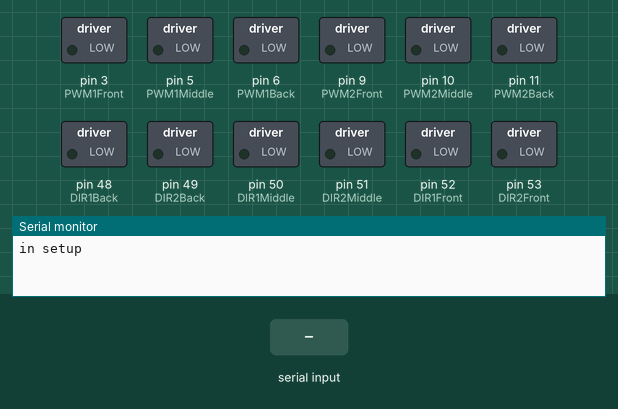
Bench run of a sketch on a simulated Arduino Mega 2560, built with avr-gcc and run on an emulated ATmega2560. Shown: switched loads named in the sketch (green lamp = pin HIGH), the last lines printed to the serial monitor. The test bench sets the inputs (shaded band).

Above: at 1.2 s.
1.3 s: "90,45\n" received over Serial
At 4.0 s:
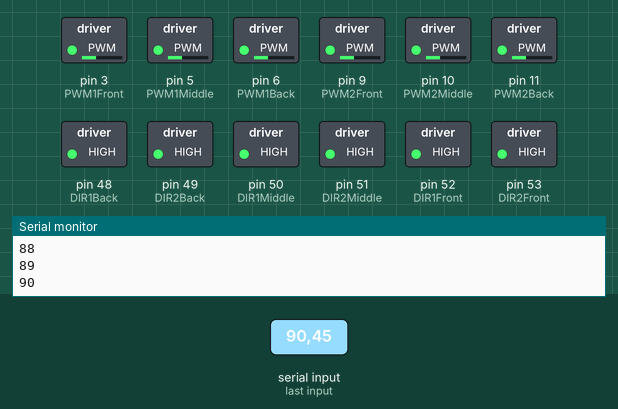
4.3 s: "2" received over Serial
At 6.3 s:
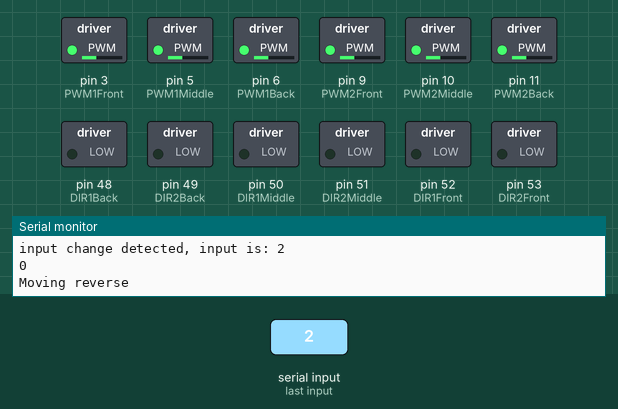
6.8 s: "3" received over Serial
At 8.2 s:
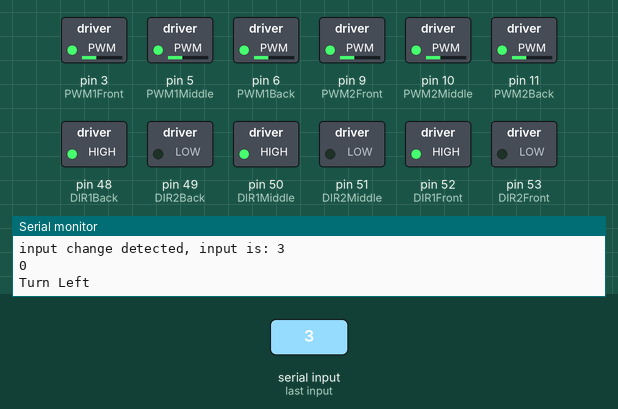
9.3 s: "4" received over Serial
At 11.3 s:
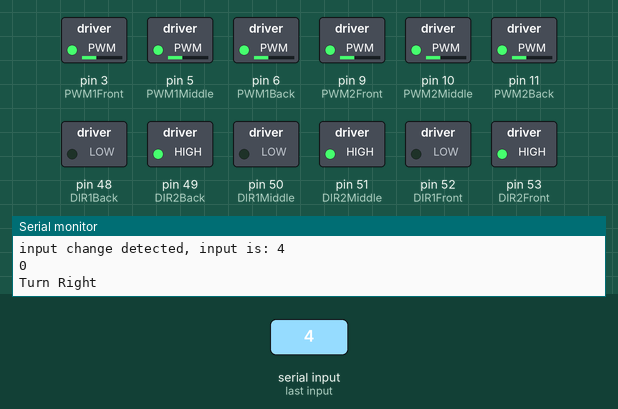
11.8 s: "200\n" received over Serial
At 14.6 s:
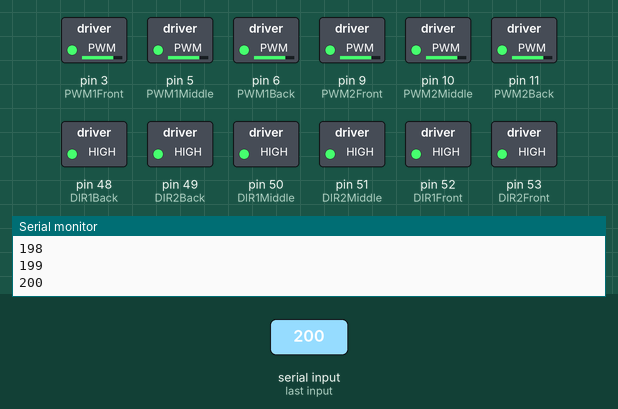
14.8 s: "2" received over Serial
At 16.7 s:
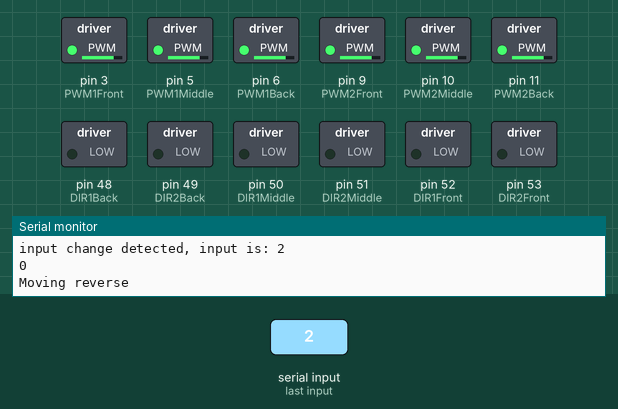
Timing chart, 0 to 18.2 s (numbered marks = the images above; inputs shaded):
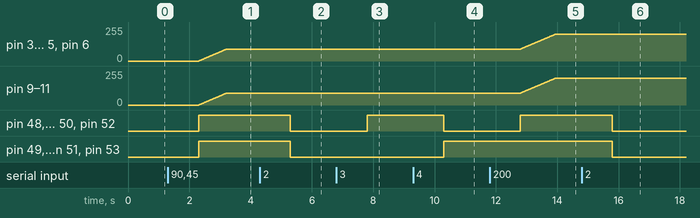

Measured:
- after the input at 1.3 s, pin 3 (PWM1Front), pin 5 (PWM1Middle), pin 6 (PWM1Back), pin 9 (PWM2Front), pin 10 (PWM2Middle), pin 11 (PWM2Back): moves from 0/255 to 89/255 over 0.90 s, starting after 1.0 s; pin 48 (DIR1Back), pin 49 (DIR2Back), pin 50 (DIR1Middle), pin 51 (DIR2Middle), pin 52 (DIR1Front), pin 53 (DIR2Front): LOW → HIGH after 1.0 s
- after the input at 4.3 s, pin 3 (PWM1Front), pin 5 (PWM1Middle), pin 6 (PWM1Back), pin 9 (PWM2Front), pin 10 (PWM2Middle), pin 11 (PWM2Back): 89/255 → 90/255 after 1.0 s; pin 48 (DIR1Back), pin 49 (DIR2Back), pin 50 (DIR1Middle), pin 51 (DIR2Middle), pin 52 (DIR1Front), pin 53 (DIR2Front): HIGH → LOW after 1.0 s
- after the input at 6.8 s, pin 48 (DIR1Back), pin 50 (DIR1Middle), pin 52 (DIR1Front): LOW → HIGH after 1.0 s
- after the input at 9.3 s, pin 48 (DIR1Back), pin 50 (DIR1Middle), pin 52 (DIR1Front): HIGH → LOW after 1.0 s; pin 49 (DIR2Back), pin 51 (DIR2Middle), pin 53 (DIR2Front): LOW → HIGH after 1.0 s
- after the input at 11.8 s, pin 3 (PWM1Front), pin 5 (PWM1Middle), pin 6 (PWM1Back), pin 9 (PWM2Front), pin 10 (PWM2Middle), pin 11 (PWM2Back): moves from 90/255 to 199/255 over 1.1 s, starting after 1.0 s; pin 48 (DIR1Back), pin 50 (DIR1Middle), pin 52 (DIR1Front): LOW → HIGH after 1.0 s
- after the input at 14.8 s, pin 3 (PWM1Front), pin 5 (PWM1Middle), pin 6 (PWM1Back), pin 9 (PWM2Front), pin 10 (PWM2Middle), pin 11 (PWM2Back): 199/255 → 200/255 after 1.0 s; pin 48 (DIR1Back), pin 49 (DIR2Back), pin 50 (DIR1Middle), pin 51 (DIR2Middle), pin 52 (DIR1Front), pin 53 (DIR2Front): HIGH → LOW after 1.0 s

The sketch:

motor_serial.ino
```cpp
#define PWM1Front 3 //all 1's are on right side of robot
#define PWM1Middle 5
#define PWM1Back 6
#define DIR1Front 52
#define DIR1Middle 50
#define DIR1Back 48
#define PWM2Front 9 //all 2's are on the left side or robot
#define PWM2Middle 10
#define PWM2Back 11
#define DIR2Front 53
#define DIR2Middle 51
#define DIR2Back 49

int pwmSpeed = 0;

void setup()
{
  Serial.begin(115200);
  Serial.println("in setup");

  pinMode(DIR1Front, OUTPUT);
  pinMode(DIR1Middle, OUTPUT);
  pinMode(DIR1Back, OUTPUT);
  pinMode(DIR2Front, OUTPUT);
  pinMode(DIR2Middle, OUTPUT);
  pinMode(DIR2Back, OUTPUT);
  pinMode(PWM1Front, OUTPUT);
  pinMode(PWM1Middle, OUTPUT);
  pinMode(PWM1Back, OUTPUT);
  pinMode(PWM2Front,   OUTPUT);
  pinMode(PWM2Middle,   OUTPUT);
  pinMode(PWM2Back,   OUTPUT);
//
//  pwmSpeed = Serial.parseInt();
}

void foward() {
  digitalWrite(DIR1Front, HIGH);
  digitalWrite(DIR1Middle, HIGH);
  digitalWrite(DIR1Back, HIGH);
  digitalWrite(DIR2Front, HIGH);
  digitalWrite(DIR2Middle, HIGH);
  digitalWrite(DIR2Back, HIGH);
  analogWrite(PWM1Front, pwmSpeed);
  analogWrite(PWM1Middle, pwmSpeed);
  analogWrite(PWM1Back, pwmSpeed);
  analogWrite(PWM2Front, pwmSpeed);
  analogWrite(PWM2Middle, pwmSpeed);
  analogWrite(PWM2Back, pwmSpeed);
}

void reverse() {
  digitalWrite(DIR1Front, LOW);
  digitalWrite(DIR1Middle, LOW);
  digitalWrite(DIR1Back, LOW);
  digitalWrite(DIR2Front, LOW);
  digitalWrite(DIR2Middle, LOW);
  digitalWrite(DIR2Back, LOW);
  analogWrite(PWM1Front, pwmSpeed);
  analogWrite(PWM1Middle, pwmSpeed);
  analogWrite(PWM1Back, pwmSpeed);
  analogWrite(PWM2Front, pwmSpeed);
  analogWrite(PWM2Middle, pwmSpeed);
  analogWrite(PWM2Back, pwmSpeed);
}

void left() {
  digitalWrite(DIR1Front, HIGH);
  digitalWrite(DIR1Middle, HIGH);
  digitalWrite(DIR1Back, HIGH);
  digitalWrite(DIR2Front, LOW);
  digitalWrite(DIR2Middle, LOW);
  digitalWrite(DIR2Back, LOW);
  analogWrite(PWM1Front, pwmSpeed);
  analogWrite(PWM1Middle, pwmSpeed);
  analogWrite(PWM1Back, pwmSpeed);
  analogWrite(PWM2Front, pwmSpeed);
  analogWrite(PWM2Middle, pwmSpeed);
  analogWrite(PWM2Back, pwmSpeed);
}

void right() {
  digitalWrite(DIR1Front, LOW);
  digitalWrite(DIR1Middle, LOW);
  digitalWrite(DIR1Back, LOW);
  digitalWrite(DIR2Front, HIGH);
  digitalWrite(DIR2Middle, HIGH);
  digitalWrite(DIR2Back, HIGH);
  analogWrite(PWM1Front, pwmSpeed);
  analogWrite(PWM1Middle, pwmSpeed);
  analogWrite(PWM1Back, pwmSpeed);
  analogWrite(PWM2Front, pwmSpeed);
  analogWrite(PWM2Middle, pwmSpeed);
  analogWrite(PWM2Back, pwmSpeed);
}

int boost(int pwmSpeed, int speedChange) {
  while (pwmSpeed < speedChange){
    digitalWrite(DIR1Front, HIGH);
    digitalWrite(DIR1Middle, HIGH);
    digitalWrite(DIR1Back, HIGH);
    digitalWrite(DIR2Front, HIGH);
    digitalWrite(DIR2Middle, HIGH);
    digitalWrite(DIR2Back, HIGH);
    analogWrite(PWM1Front, pwmSpeed);
    analogWrite(PWM1Middle, pwmSpeed);
    analogWrite(PWM1Back, pwmSpeed);
    analogWrite(PWM2Front, pwmSpeed);
    analogWrite(PWM2Middle, pwmSpeed);
    analogWrite(PWM2Back, pwmSpeed);
    pwmSpeed += 1;
    Serial.println(pwmSpeed);
    delay(10);
  }
  while (pwmSpeed > speedChange){
    digitalWrite(DIR1Front, HIGH);
    digitalWrite(DIR1Middle, HIGH);
    digitalWrite(DIR1Back, HIGH);
    digitalWrite(DIR2Front, HIGH);
    digitalWrite(DIR2Middle, HIGH);
    digitalWrite(DIR2Back, HIGH);
    analogWrite(PWM1Front, pwmSpeed);
    analogWrite(PWM1Middle, pwmSpeed);
    analogWrite(PWM1Back, pwmSpeed);
    analogWrite(PWM2Front, pwmSpeed);
    analogWrite(PWM2Middle, pwmSpeed);
    analogWrite(PWM2Back, pwmSpeed);
    pwmSpeed -= 1;
    Serial.println(pwmSpeed);
    delay(10);
  }
  return pwmSpeed;
}

void stopAll() {
  while (pwmSpeed > 0){
    digitalWrite(DIR1Front, HIGH);
    digitalWrite(DIR1Middle, HIGH);
    digitalWrite(DIR1Back, HIGH);
    digitalWrite(DIR2Front, HIGH);
    digitalWrite(DIR2Middle, HIGH);
    digitalWrite(DIR2Back, HIGH);
    analogWrite(PWM1Front, pwmSpeed);
    analogWrite(PWM1Middle, pwmSpeed);
    analogWrite(PWM1Back, pwmSpeed);
    analogWrite(PWM2Front, pwmSpeed);
    analogWrite(PWM2Middle, pwmSpeed);
    analogWrite(PWM2Back, pwmSpeed);
    pwmSpeed -= 1;
    Serial.println(pwmSpeed);
    delay(10);
  }
  analogWrite(PWM1Front, 0);
  analogWrite(PWM1Middle, 0);
  analogWrite(PWM1Back, 0);
  analogWrite(PWM2Front, 0);
  analogWrite(PWM2Middle, 0);
  analogWrite(PWM2Back, 0);
}

void loop() {

  String input = Serial.readString();
  input.trim();
  if (!(input.equals("")))
  {
    Serial.print("input change detected, input is: ");
    Serial.println(input);
    Serial.println(input.equals("1"));
    if (input.equals("1"))
    {
      Serial.println("Moving forward");
      foward();
    }
    else if(input.equals("2")){
      Serial.println("Moving reverse");
      reverse();
    }
    else if(input.equals("3")){
      Serial.println("Turn Left");
      left();
    }
    else if(input.equals("4")){
      Serial.println("Turn Right");
      right();
    }
    else if (input.equals("6")){
      Serial.println("STOP!");
      stopAll();
    }
    else {
      int changeSpeed = input.toInt();
      Serial.println("Boost!");
      pwmSpeed = boost(pwmSpeed, changeSpeed);
    }
  }
  Serial.flush();
  input = "0";
}
```
